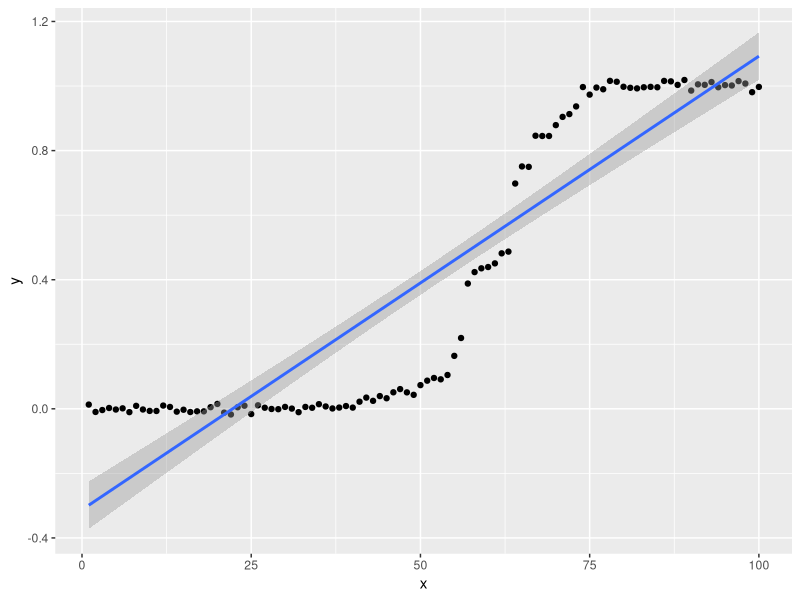
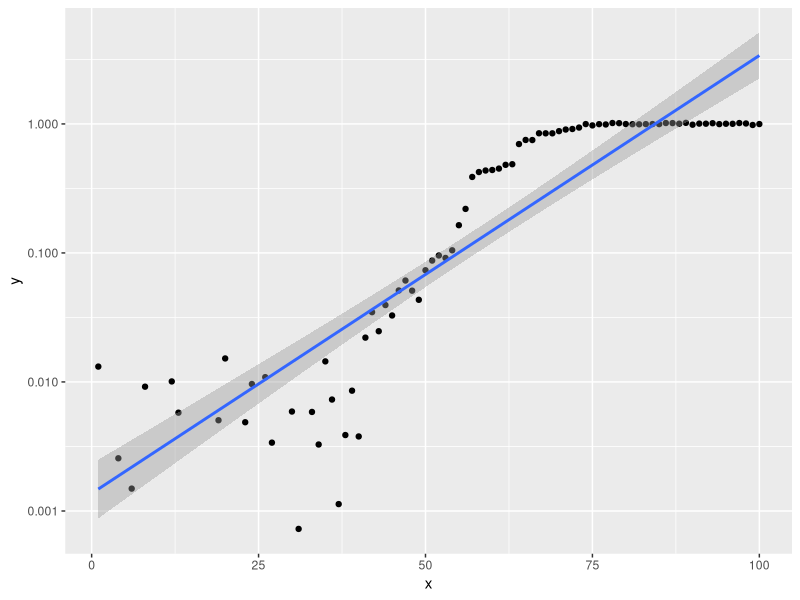
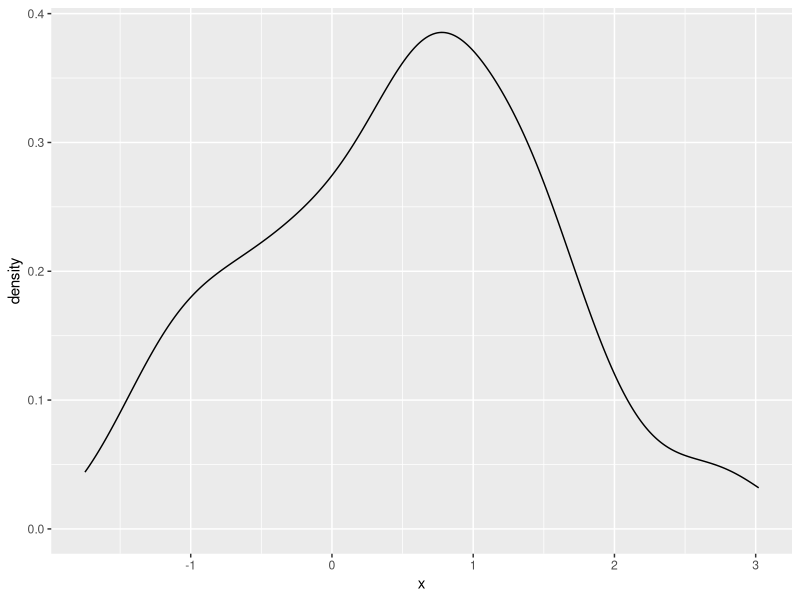
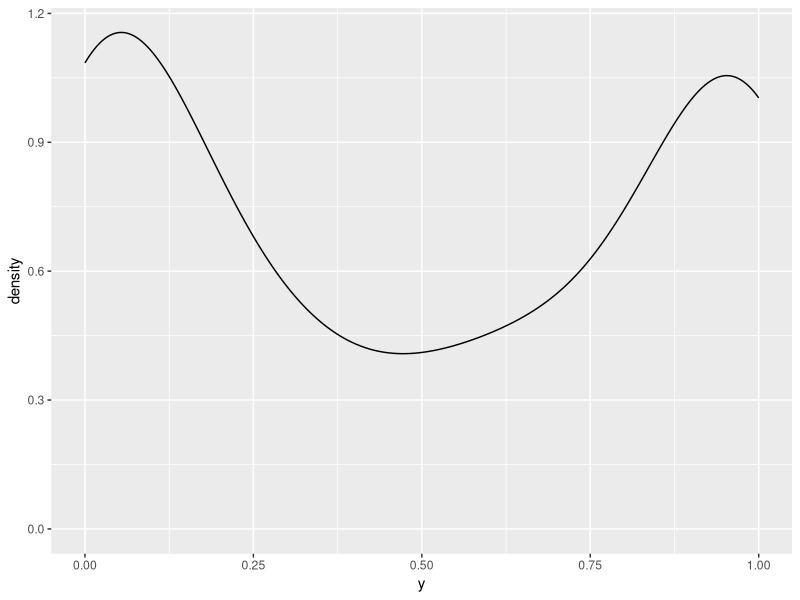
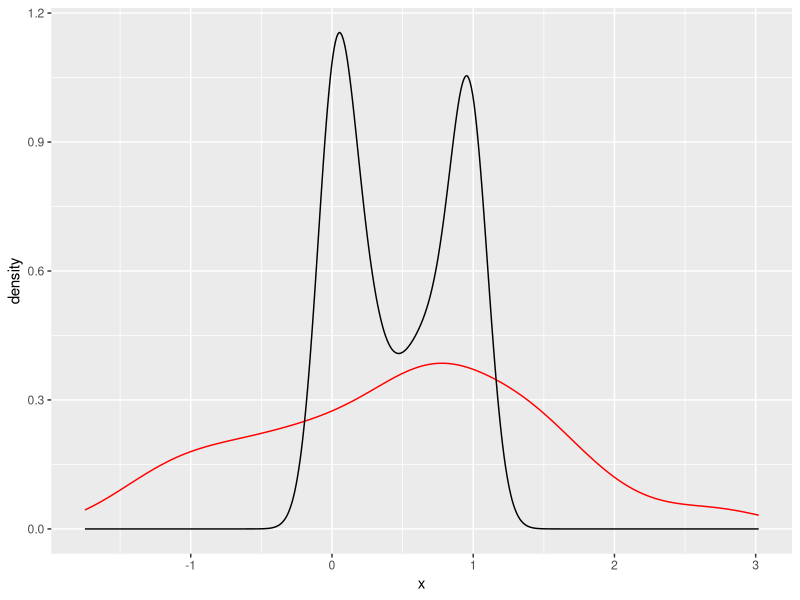
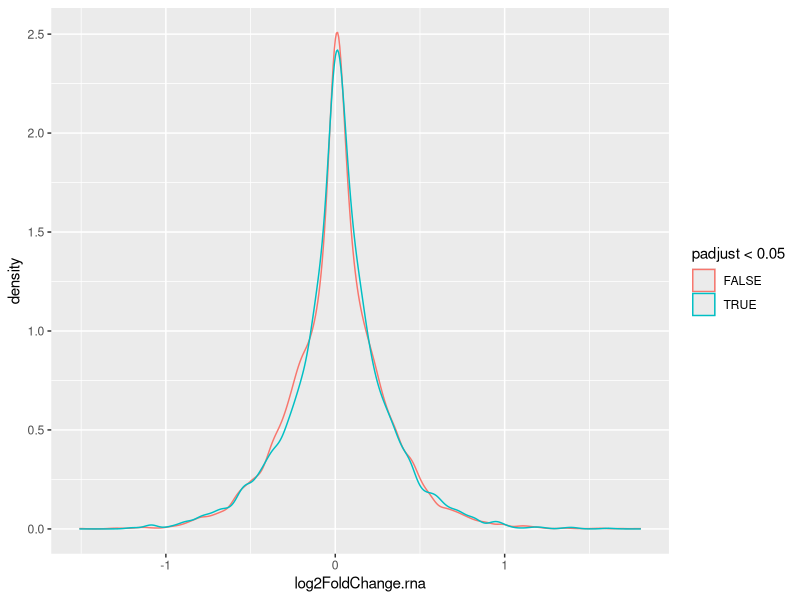
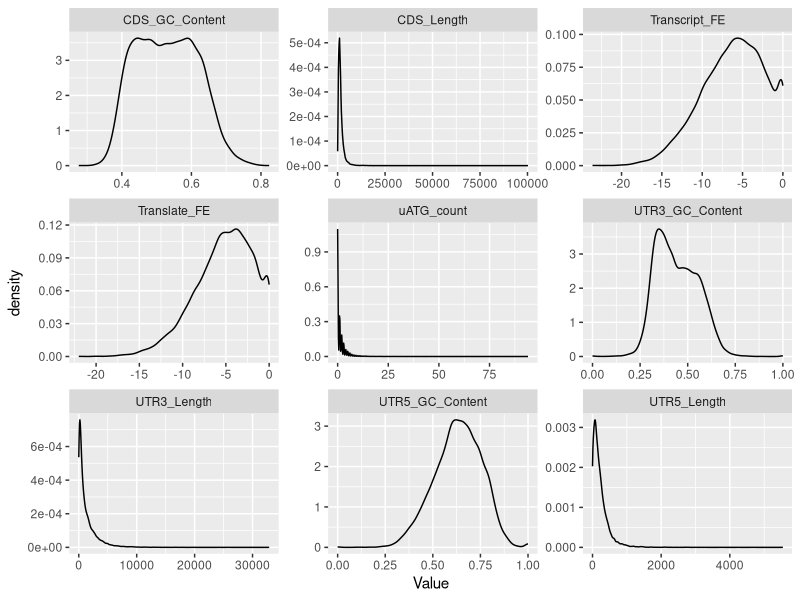

The R source for these figures, in order:
## ---- chunk 1
library(tidyverse)
library(MASS)
library(broom)
## ---- chunk 2
data1 <- read_csv("data1.csv")
data1
## ---- chunk 3
ggplot(data1, aes(x = x, y = y)) +
  geom_point() +
  geom_smooth(method = "lm")
## ---- chunk 4
cor(data1$x, data1$y, method = "spearman")
cor(data1$x, data1$y, method = "pearson")

## ---- chunk 5
ggplot(data1, aes(x = x, y = y)) +
  geom_point() +
  geom_smooth(method = "lm") +
  scale_y_continuous(trans = "log10")
## ---- chunk 6
data2 <- read_csv("data2.csv")
data2 %>%
  summary()
## ---- chunk 7
ggplot(data2, aes(x = x)) +
  geom_density()

ggplot(data2, aes(x = y)) +
  geom_density()

ggplot(data2, aes(x = x)) +
  geom_density(col = "red") +
  geom_density(aes(y), col = "black")
## ---- chunk 8
t.test(data2$x, data2$y)
wilcox.test(data2$x, data2$y)
ks.test(data2$x, data2$y)
## ---- chunk 9
data3 <- read_csv("data3.csv")
data3
## ---- chunk 10
data3 <- data3 %>%
  mutate(padjust = p.adjust(pvalue, method = "fdr"))
## ---- chunk 11
data3 %>%
  filter(padjust < 0.05) %>%
  nrow()

data3 %>%
  mutate(signif = ifelse(padjust<0.05, TRUE, FALSE)) %>%
  pull(signif) %>%
  sum()
## ---- chunk 12
ggplot(data3, aes(x = log2FoldChange.rna, color = padjust < 0.05)) +
  geom_density()
## ---- chunk 13
data3.sig <- data3 %>%
  filter(padjust < 0.05)
data3.nonsig <- data3 %>%
  filter(padjust >= 0.05)

t.test(data3.sig$log2FoldChange.rna, data3.nonsig$log2FoldChange.rna)
wilcox.test(data3.sig$log2FoldChange.rna, data3.nonsig$log2FoldChange.rna)
## ---- chunk 14
human <- read_csv("human_features.csv")
human

summary(human)
## ---- chunk 15
human[1, ]
## ---- chunk 16
human %>%
  gather(Variables, Value, 3:11) %>%
  ggplot(., aes(x = Value)) +
    geom_density() +
    facet_wrap(~Variables, scales = "free")
## ---- chunk 17
cai.lm <- lm(CAI ~ CDS_GC_Content + Transcript_FE + Translate_FE + UTR3_GC_Content +
               UTR5_GC_Content + log10(CDS_Length) + log10(UTR3_Length + 1) + log10(UTR5_Length + 1) + log10(uATG_count + 0.1), data = human)

cai.lm %>% tidy()
cai.lm %>% glance()
## ---- chunk 18
stepAIC(cai.lm)
